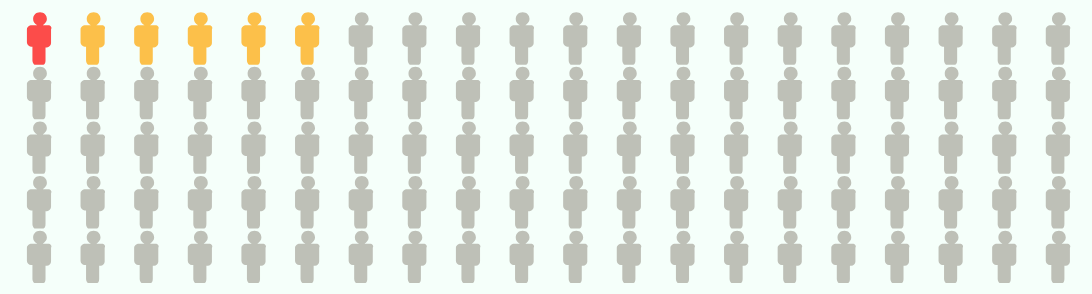

Source (Vega-Lite JSON):
### Vega-Lite specification from a JSON file in a GitHub repository (floating-point values rounded to 4 significant figures)
{"$schema": "https://vega.github.io/schema/vega-lite/v4.json", "config": {"view": {"stroke": ""}, "background": "mintcream"}, "width": 550, "height": 140, "data": {"values": [{"id": 1}, {"id": 2}, {"id": 3}, {"id": 4}, {"id": 5}, {"id": 6}, {"id": 7}, {"id": 8}, {"id": 9}, {"id": 10}, {"id": 11}, {"id": 12}, {"id": 13}, {"id": 14}, {"id": 15}, {"id": 16}, {"id": 17}, {"id": 18}, {"id": 19}, {"id": 20}, {"id": 21}, {"id": 22}, {"id": 23}, {"id": 24}, {"id": 25}, {"id": 26}, {"id": 27}, {"id": 28}, {"id": 29}, {"id": 30}, {"id": 31}, {"id": 32}, {"id": 33}, {"id": 34}, {"id": 35}, {"id": 36}, {"id": 37}, {"id": 38}, {"id": 39}, {"id": 40}, {"id": 41}, {"id": 42}, {"id": 43}, {"id": 44}, {"id": 45}, {"id": 46}, {"id": 47}, {"id": 48}, {"id": 49}, {"id": 50}, {"id": 51}, {"id": 52}, {"id": 53}, {"id": 54}, {"id": 55}, {"id": 56}, {"id": 57}, {"id": 58}, {"id": 59}, {"id": 60}, {"id": 61}, {"id": 62}, {"id": 63}, {"id": 64}, {"id": 65}, {"id": 66}, {"id": 67}, {"id": 68}, {"id": 69}, {"id": 70}, {"id": 71}, {"id": 72}, {"id": 73}, {"id": 74}, {"id": 75}, {"id": 76}, {"id": 77}, {"id": 78}, {"id": 79}, {"id": 80}, {"id": 81}, {"id": 82}, {"id": 83}, {"id": 84}, {"id": 85}, {"id": 86}, {"id": 87}, {"id": 88}, {"id": 89}, {"id": 90}, {"id": 91}, {"id": 92}, {"id": 93}, {"id": 94}, {"id": 95}, {"id": 96}, {"id": 97}, {"id": 98}, {"id": 99}, {"id": 100}]}, "transform": [{"calculate": "ceil (datum.id/5)", "as": "col"}, {"calculate": "datum.id - datum.col*5", "as": "row"}], "mark": {"type": "point", "filled": true}, "encoding": {"x": {"field": "col", "type": "ordinal", "axis": null}, "y": {"field": "row", "type": "ordinal", "axis": null}, "shape": {"value": "M1.7 -1.7h-0.8c0.3 -0.2 0.6 -0.5 0.6 -0.9c0 -0.6 -0.4 -1 -1 -1c-0.6 0 -1 0.4 -1 1c0 0.4 0.2 0.7 0.6 0.9h-0.8c-0.4 0 -0.7 0.3 -0.7 0.6v1.9c0 0.3 0.3 0.6 0.6 0.6h0.2c0 0 0 0.1 0 0.1v1.9c0 0.3 0.2 0.6 0.3 0.6h1.3c0.2 0 0.3 -0.3 0.3 -0.6v-1.8c0 0 0 -0.1 0 -0.1h0.2c0.3 0 0.6 -0.3 0.6 -0.6v-2c0.2 -0.3 -0.1 -0.6 -0.4 -0.6z"}, "color": {"condition": [{"test": "datum.id==1", "value": "red"}, {"test": "datum.id==6", "value": "orange"}, {"test": "datum.id==11", "value": "orange"}, {"test": "datum.id==16", "value": "orange"}, {"test": "datum.id==21", "value": "orange"}, {"test": "datum.id==26", "value": "orange"}], "value": "rgb(167,165,156)"}, "size": {"value": 50}, "tooltip": {"condition": [{"test": "datum.id==1", "value": "💀"}, {"test": "datum.id==6", "value": "😷"}, {"test": "datum.id==11", "value": "😷"}, {"test": "datum.id==16", "value": "😷"}, {"test": "datum.id==21", "value": "😷"}, {"test": "datum.id==26", "value": "😷"}], "value": "❤️"}}}
